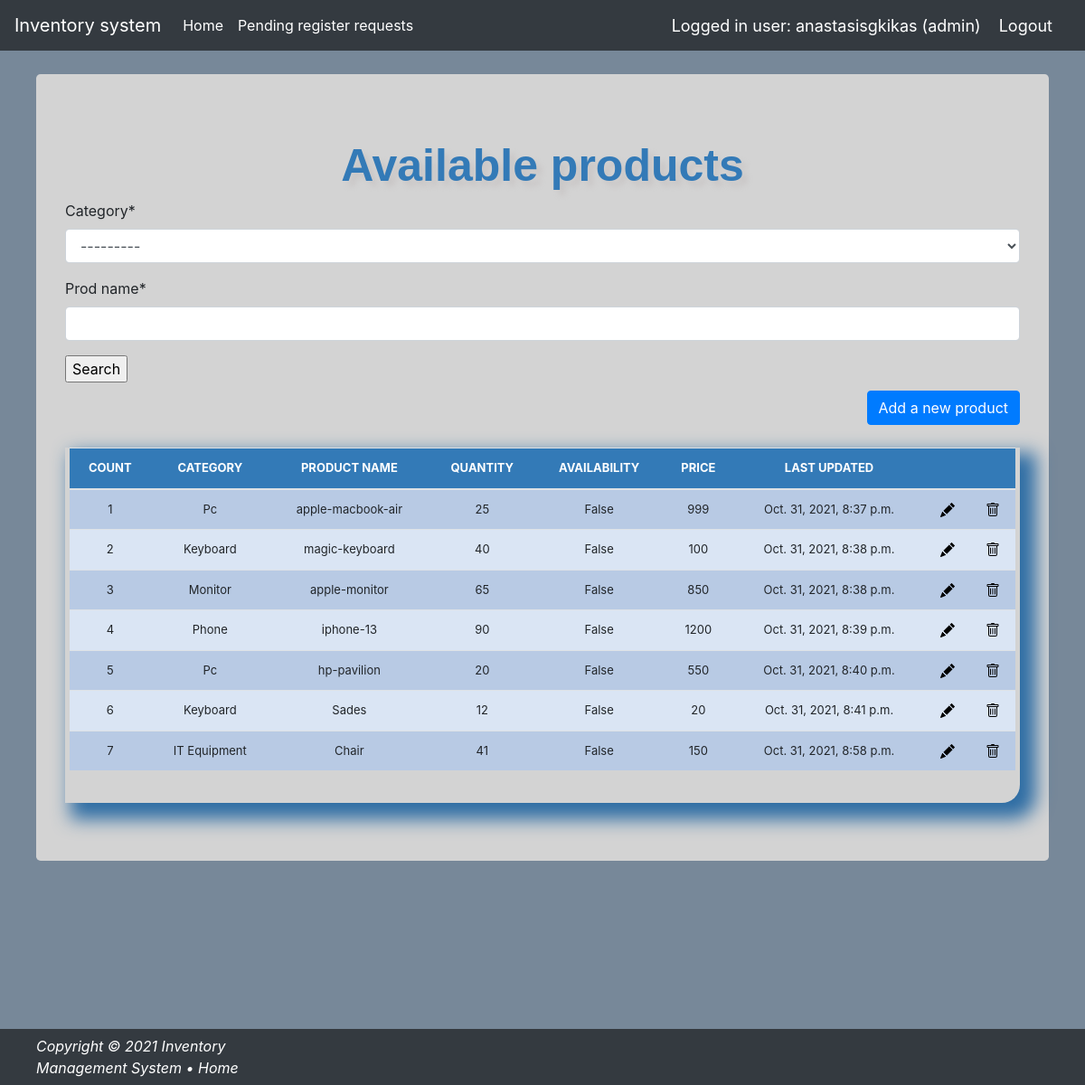
Screenshot of /products/ (signed in) with the database file from the repository.
### products/models.py (models this page shows, shortened)
class Product(models.Model):
    category = models.CharField(max_length=50, blank=False, choices=category_choice)
    prod_name = models.CharField(max_length=50, blank=False, null=True)
    quantity = models.IntegerField(default='0', blank=False, null=True)
    availability = models.BooleanField(default=False)
    last_updated = models.DateTimeField(auto_now_add=False, auto_now=True)
    price = models.IntegerField(default=0, blank=False)

### invmanagement/authentications.py (the view)
		def wrapper_func(request, *args, **kwargs):
			group = None
			if request.user.groups.exists():
				group = request.user.groups.all()[0].name
			if group in allowed_roles:
				return view_func(request, *args, **kwargs)
			else:
				return HttpResponse('You are not authorized to view this page')

### products/forms.py
class ProductSearchForm(forms.ModelForm):
    class Meta:
        model = Product
        fields = ['category', 'prod_name']

### invmanagement/authentications.py (called while the page is built)
def allowed_users(allowed_roles=[]):
	def decorator(view_func):
		def wrapper_func(request, *args, **kwargs):
			group = None
			if request.user.groups.exists():
				group = request.user.groups.all()[0].name
			if group in allowed_roles:
				return view_func(request, *args, **kwargs)
			else:
				return HttpResponse('You are not authorized to view this page')
		return wrapper_func
	return decorator

### products/views.py (called while the page is built, shortened)
@login_required(login_url='login')
@allowed_users(allowed_roles=['admin', 'manager', 'customer'])
def products(request):
    header = 'Available products'
    form = ProductSearchForm(request.POST or None)
    queryset = Product.objects.all()
    context = {
        "form": form,
        "header": header,
        "queryset": queryset,
    }
    return render(request, "products/list_products.html", context)

### templates/products/list_products.html (shortened to what this page needs)
{% load static %}
{% load crispy_forms_tags %}
<!doctype html>
<html lang="en">
<head>
    <link href="{% static '/css/stylesheet.css' %}" rel="stylesheet">
    <link href="{% static '/css/bootstrap.min.css' %}" rel="stylesheet">
    <link href="{% static 'css/navbar-top-fixed.css' %}" rel="stylesheet">
</head>
<body id="bg" class="bg" style="background-color: lightslategrey">
{% include 'navbar.html' %}
<main role="main" class="flex-column" style="margin-right: 40px; margin-left: 40px; margin-top: 10px">
    <div class="jumbotron" style="background-color: lightgrey">
        <div class="header">{{ header }}</div>
        <form method='POST' action=''>{% csrf_token %}
            {{ form|crispy }}
            <input type="submit" value='Search'/>
        </form>
        <br>
        <div class="mb-5">
            <a href="/create_product" class="btn btn-primary float-right" style="margin-top: -15px">Add a new product</a>
        </div>
        <div class="display_table">
            <table class='table'>
                <thead>
                <tr>
                    <th>COUNT</th>
                    <th>CATEGORY</th>
                    <th>PRODUCT NAME</th>
                    <th>QUANTITY</th>
                    <th>AVAILABILITY</th>
                    <th>PRICE</th>
                    {% if request.user.groups.all.0.name != "customer" %}
                        <th>LAST UPDATED</th>
                        <th></th>
                        <th></th>
                    {% endif %}
                </tr>
                </thead>
                {% for instance in queryset %}
                    <tr>
                        <td>{{ forloop.counter }}</td>
                        <td>{{ instance.category }}</td>
                        <td>{{ instance.prod_name }}</td>
                        <td>{{ instance.quantity }}</td>
                        <td>{{ instance.availability }}</td>
                        <td>{{ instance.price }}</td>
                        {% if request.user.groups.all.0.name != "customer" %}
                            <td>{{ instance.last_updated }}</td>
                            <td><a href="{% url 'update_product' instance.id %}"><img
                                    src="{% static 'img/pencil-fill.svg' %}"></a></td>
                            <td><a href="{% url 'delete_product' instance.id %}"><img
                                    src="{% static 'img/trash.svg' %}"></a></td>
                        {% endif %}
                    </tr>
                {% endfor %}
            </table>
        </div>
    </div>
</main>
{% include "footer.html" %}
</body>
</html>

### templates/navbar.html (shortened to what this page needs)
{% load static %}
<nav class="navbar navbar-expand-md navbar-dark fixed-top bg-dark">
    <a class="navbar-brand" href="/">Inventory system</a>
    <div class="collapse navbar-collapse" id="navbarCollapse">
        <ul class="navbar-nav mr-auto">
            {% if request.user.groups.all.0.name != "customer" %}
                <li class="nav-item active">
                    <a class="nav-link" href="/">Home <span class="sr-only">(current)</span></a>
                </li>
            {% endif %}
            {% if request.user.groups.all.0.name == "admin" %}
                <li class="nav-item active">
                    <a class="nav-link" href="/inactive_users">Pending register requests</a>
                </li>
            {% endif %}
        </ul>
        <span class="hello-msg">Logged in user: {{ request.user }} ({{ request.user.groups.all.0.name }})</span>
        <span><a class="hello-msg" href="{% url 'logout' %}">Logout</a></span>
    </div>
</nav>

### static/css/stylesheet.css (style rules this page uses)
body { background-color: #34eb6b; min-height: 100vh; }
.table { font-size: 13px; text-align: center; width: 95%; margin: auto; }
.table tr:nth-child(odd) { background: #B8CAE4 }
.table tr:nth-child(even) { background: #dae5f4 }
th { background-color: #337ab7; color: white; }
.display_table { border-bottom-right-radius: 20px; padding-left: 5px; padding-right: 5px; padding-bottom: 20px; box-shadow: 12px 12px 20px 6px #2e6da4; }
.header { font-family: helvetica; color: #337ab7; font-size: 50px; text-align: center; width: 100%; text-shadow: 6px 6px 6px #c9c6c6; display: block; font-weight: bolder; }
.bg-dark { background-repeat: no-repeat; background-size: cover; }

### static/css/navbar-top-fixed.css (style rules this page uses)
body { min-height: 75rem; padding-top: 4.5rem; }

### templates/navbar.html (style rules this page uses)
.hello-msg { font-size: 18px; color: #fff; margin-right: 20px; }

### rows the page displays
Product: category "Pc", prod_name "apple-macbook-air", quantity "25", availability "False", price "999", last_updated "Oct. 31, 2021, 8:37 p.m."
Product: category "Keyboard", prod_name "magic-keyboard", quantity "40", availability "False", price "100", last_updated "Oct. 31, 2021, 8:38 p.m."
Product: category "Monitor", prod_name "apple-monitor", quantity "65", availability "False", price "850", last_updated "Oct. 31, 2021, 8:38 p.m."
Product: category "Phone", prod_name "iphone-13", quantity "90", availability "False", price "1200", last_updated "Oct. 31, 2021, 8:39 p.m."
Product: category "Pc", prod_name "hp-pavilion", quantity "20", availability "False", price "550", last_updated "Oct. 31, 2021, 8:40 p.m."
Product: category "Keyboard", prod_name "Sades", quantity "12", availability "False", price "20", last_updated "Oct. 31, 2021, 8:41 p.m."
Product: category "IT Equipment", prod_name "Chair", quantity "41", availability "False", price "150", last_updated "Oct. 31, 2021, 8:58 p.m."

### other values shown
{{ request.user }} "anastasisgkikas"
{{ request.user.groups.all.0.name }} "admin"
{{ header }} "Available products"
